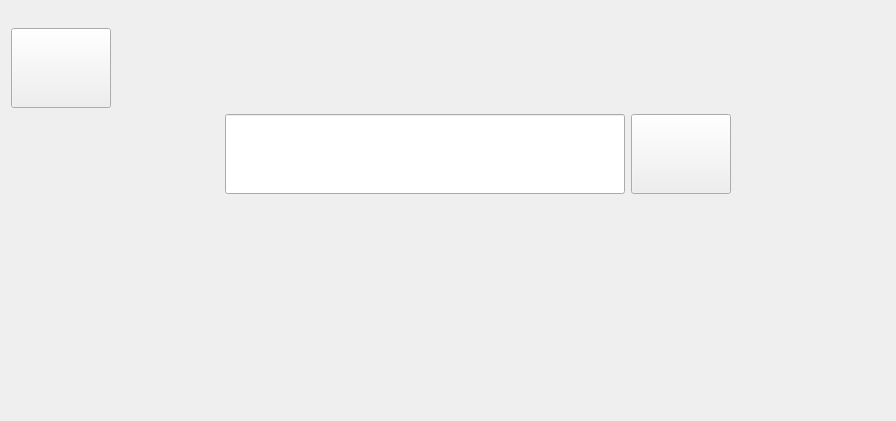
<?xml version="1.0" encoding="UTF-8"?>
<ui version="4.0">
 <class>AppointmentsManager_Nurse</class>
 <widget class="QWidget" name="AppointmentsManager_Nurse">
  <property name="geometry">
   <rect>
    <x>0</x>
    <y>0</y>
    <width>896</width>
    <height>421</height>
   </rect>
  </property>
  <property name="windowTitle">
   <string>Form</string>
  </property>
  <layout class="QGridLayout" name="gridLayout_2">
   <item row="0" column="0">
    <layout class="QVBoxLayout" name="verticalLayout">
     <item>
      <spacer name="verticalSpacer_3">
       <property name="orientation">
        <enum>Qt::Vertical</enum>
       </property>
       <property name="sizeType">
        <enum>QSizePolicy::Minimum</enum>
       </property>
       <property name="sizeHint" stdset="0">
        <size>
         <width>20</width>
         <height>17</height>
        </size>
       </property>
      </spacer>
     </item>
     <item>
      <layout class="QHBoxLayout" name="horizontalLayout_4">
       <item>
        <widget class="QPushButton" name="returnExitButton">
         <property name="minimumSize">
          <size>
           <width>100</width>
           <height>80</height>
          </size>
         </property>
         <property name="maximumSize">
          <size>
           <width>100</width>
           <height>80</height>
          </size>
         </property>
         <property name="text">
          <string/>
         </property>
         <property name="icon">
          <iconset resource="../Resource/icom.qrc">
           <normaloff>:/returnExit.png</normaloff>:/returnExit.png</iconset>
         </property>
         <property name="iconSize">
          <size>
           <width>50</width>
           <height>50</height>
          </size>
         </property>
        </widget>
       </item>
       <item>
        <spacer name="horizontalSpacer_4">
         <property name="orientation">
          <enum>Qt::Horizontal</enum>
         </property>
         <property name="sizeHint" stdset="0">
          <size>
           <width>40</width>
           <height>20</height>
          </size>
         </property>
        </spacer>
       </item>
      </layout>
     </item>
     <item>
      <layout class="QHBoxLayout" name="horizontalLayout_3">
       <item>
        <spacer name="horizontalSpacer_2">
         <property name="orientation">
          <enum>Qt::Horizontal</enum>
         </property>
         <property name="sizeType">
          <enum>QSizePolicy::Fixed</enum>
         </property>
         <property name="sizeHint" stdset="0">
          <size>
           <width>200</width>
           <height>20</height>
          </size>
         </property>
        </spacer>
       </item>
       <item>
        <layout class="QHBoxLayout" name="horizontalLayout">
         <item>
          <widget class="QLineEdit" name="patientNameLineEdit">
           <property name="minimumSize">
            <size>
             <width>400</width>
             <height>80</height>
            </size>
           </property>
           <property name="maximumSize">
            <size>
             <width>400</width>
             <height>80</height>
            </size>
           </property>
           <property name="font">
            <font>
             <family>Agency FB</family>
             <pointsize>12</pointsize>
            </font>
           </property>
          </widget>
         </item>
         <item>
          <widget class="QPushButton" name="searchButton">
           <property name="minimumSize">
            <size>
             <width>100</width>
             <height>80</height>
            </size>
           </property>
           <property name="maximumSize">
            <size>
             <width>100</width>
             <height>80</height>
            </size>
           </property>
           <property name="text">
            <string/>
           </property>
           <property name="icon">
            <iconset resource="../Resource/icom.qrc">
             <normaloff>:/search.png</normaloff>:/search.png</iconset>
           </property>
           <property name="iconSize">
            <size>
             <width>50</width>
             <height>50</height>
            </size>
           </property>
          </widget>
         </item>
        </layout>
       </item>
       <item>
        <spacer name="horizontalSpacer">
         <property name="orientation">
          <enum>Qt::Horizontal</enum>
         </property>
         <property name="sizeType">
          <enum>QSizePolicy::Fixed</enum>
         </property>
         <property name="sizeHint" stdset="0">
          <size>
           <width>100</width>
           <height>20</height>
          </size>
         </property>
        </spacer>
       </item>
       <item>
        <layout class="QHBoxLayout" name="horizontalLayout_2"/>
       </item>
       <item>
        <spacer name="horizontalSpacer_3">
         <property name="orientation">
          <enum>Qt::Horizontal</enum>
         </property>
         <property name="sizeType">
          <enum>QSizePolicy::Minimum</enum>
         </property>
         <property name="sizeHint" stdset="0">
          <size>
           <width>40</width>
           <height>20</height>
          </size>
         </property>
        </spacer>
       </item>
      </layout>
     </item>
     <item>
      <spacer name="verticalSpacer">
       <property name="orientation">
        <enum>Qt::Vertical</enum>
       </property>
       <property name="sizeType">
        <enum>QSizePolicy::Minimum</enum>
       </property>
       <property name="sizeHint" stdset="0">
        <size>
         <width>20</width>
         <height>17</height>
        </size>
       </property>
      </spacer>
     </item>
     <item>
      <widget class="QWidget" name="widget" native="true">
       <property name="styleSheet">
        <string notr="true">background-color: transparent;
border: none;</string>
       </property>
       <layout class="QGridLayout" name="gridLayout">
        <item row="0" column="0">
         <widget class="QTableView" name="tableView">
          <property name="font">
           <font>
            <pointsize>12</pointsize>
           </font>
          </property>
          <property name="styleSheet">
           <string notr="true"/>
          </property>
         </widget>
        </item>
       </layout>
      </widget>
     </item>
     <item>
      <spacer name="verticalSpacer_2">
       <property name="orientation">
        <enum>Qt::Vertical</enum>
       </property>
       <property name="sizeType">
        <enum>QSizePolicy::Minimum</enum>
       </property>
       <property name="sizeHint" stdset="0">
        <size>
         <width>20</width>
         <height>17</height>
        </size>
       </property>
      </spacer>
     </item>
    </layout>
   </item>
  </layout>
 </widget>
 <resources>
  <include location="../Resource/icom.qrc"/>
 </resources>
 <connections/>
</ui>
